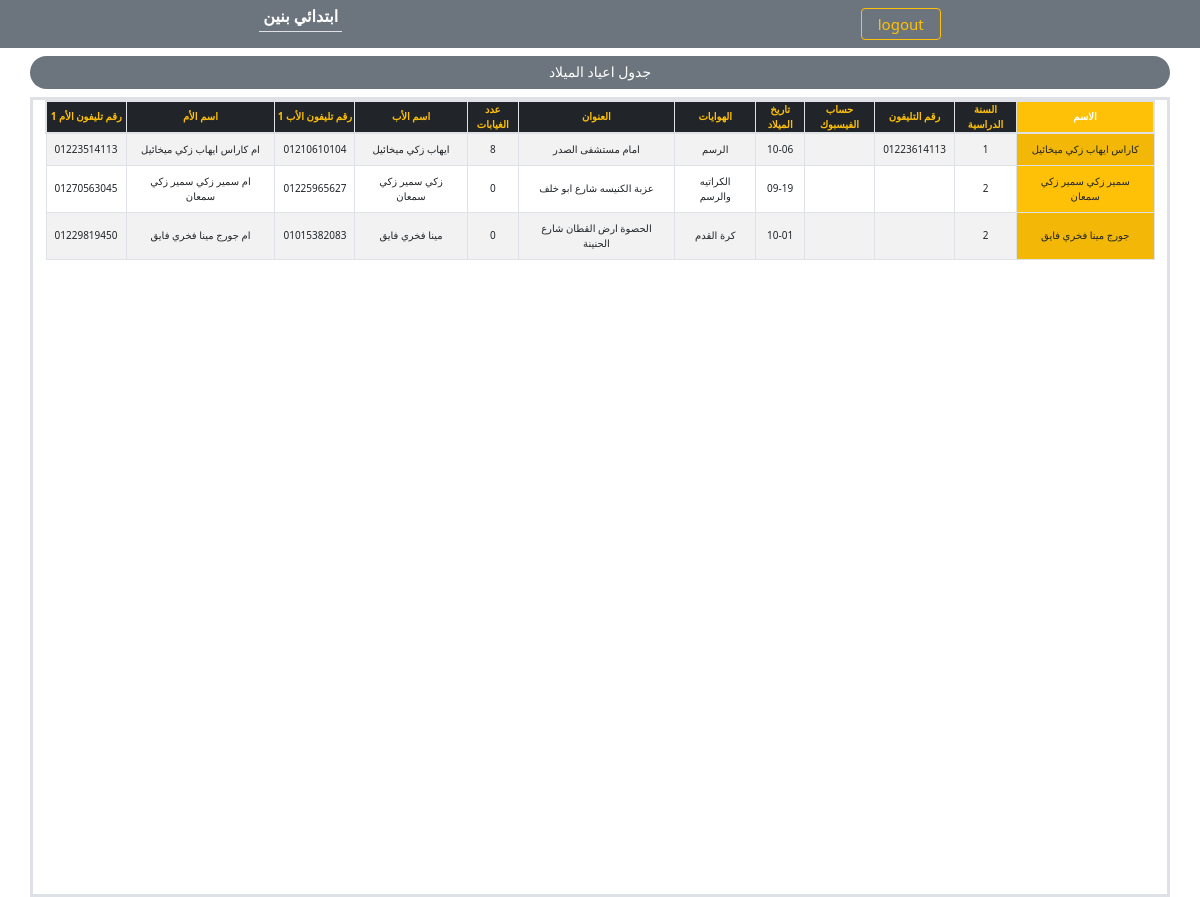
Before: /project2/ebtda2y/birthdays/ (signed in) with the older database file.
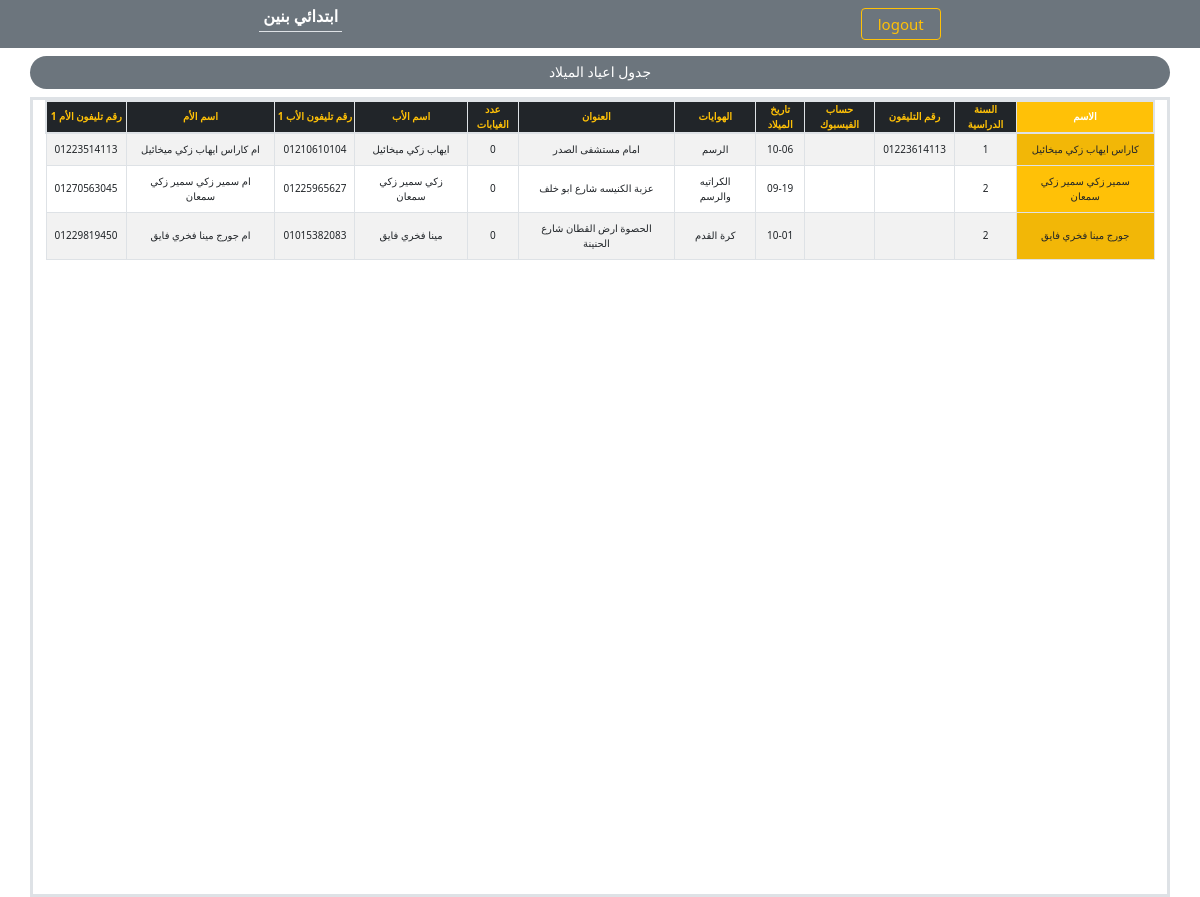
After: the same page with the newer database file.
### project2/models.py (models this page shows, shortened)
class Student(models.Model):
    CONFESSION_FATHER_CHOICES = (
        ('لا يوجد', 'لا يوجد'),
        ('ابونا تاردس', 'ابونا تادرس'),
        ('ابونا سيرافيم', 'ابونا سيرافيم'),
        ('ابونا تيمثاوس', 'ابونا تيمثاوس'),
        ('اب كاهن اخر', 'اب كاهن اخر'),
    )
    ACADEMIC_YEAR_CHOICES = (
        (-2, '-2'),
        (-1, '-1'),
        (1, '1'),
        (2, '2'),
        (3, '3'),
        (4, '4'),
        (5, '5'),
        (6, '6'),
    )
    SCHOOL_CHOICES = (
        ("الاسقفية","الاسقفية"),
        ("الاقباط الابتدائية","الاقباط الابتدائية"),
        ("التحرير","التحرير"),
        ("هابي سكول","هابي سكول"),
        ("برهيم التجريبية","برهيم التجريبية"),
        ("سدود التجريبية","سدود التجريبية"),
        ("الشيخ زويل","الشيخ زويل"),
        ("اخري","اخري"),
    )
    name = models.CharField(max_length=100)
    gender = models.CharField(max_length=6, choices=GENDER_CHOICES, default="male")
    academic_year = models.IntegerField(choices=ACADEMIC_YEAR_CHOICES)
    phone_number = models.CharField(max_length=11, blank=True)
    phone_number2 = models.CharField(max_length=11, blank=True)
    facebook_profile = models.CharField(max_length=255,blank=True)
    date_of_birth = models.DateField(default = date(2000, 1, 1), blank=True)
    school_name = models.CharField(max_length=255, choices=SCHOOL_CHOICES,blank=True)
    confession_father = models.CharField(max_length=15, choices=CONFESSION_FATHER_CHOICES, default="لا يوجد", blank=True)
    hobbies = models.CharField(max_length=255,blank=True)
    health_problems = models.CharField(max_length=255,default="لا يوجد", blank=True)
    home_town = models.CharField(max_length=255,default="منوف", blank=True)
    home_region = models.CharField(max_length=255,blank=True)
    home_address = models.CharField(max_length=255,blank=True)
    how_to_church = models.CharField(max_length=255,blank=True)
    registered_in_church_list = models.BooleanField(default=False)
    absences = models.IntegerField(default=0, blank=True, null=True)
    attendance_rate = models.FloatField(default=0.0, blank=True, null=True)
    responsible_servant = models.CharField(max_length=100, blank=True)
    brothers = models.ManyToManyField('self', symmetrical=True, blank=True, default=list)
    notes = models.TextField(blank=True, default='')
    father_name = models.CharField(max_length=100,blank=True)
    father_phone_number1 = models.CharField(max_length=11, blank=True)
    father_phone_number2 = models.CharField(max_length=11, blank=True)
    father_facebook_profile = models.CharField(max_length=255,blank=True)
    father_job = models.CharField(max_length=100, blank=True)
    father_alive = models.BooleanField(default=True)
    father_notes = models.TextField(blank=True)
    mother_name = models.CharField(max_length=100,blank=True)
    mother_phone_number1 = models.CharField(max_length=11, blank=True)
    mother_phone_number2 = models.CharField(max_length=11, blank=True)
    mother_facebook_profile = models.CharField(max_length=255,blank=True)
    mother_job = models.CharField(max_length=100, blank=True)
    mother_alive = models.BooleanField(default=True)
    mother_notes = models.TextField(blank=True)

### project2/views.py (the view)
# urls.py: path('ebtda2y/birthdays/', views.birthdays, name="birthdays"),
@specific_username_required
def birthdays (request):
    current_month = date.today().month
    target_months = [current_month, (current_month + 1) % 12, (current_month + 2) % 12]
    matching_students = Student.objects.filter(Q(date_of_birth__month__in=target_months) & Q(academic_year__range=(-2,2)))
    for student in matching_students:
        student.date_of_birth_sortable = student.date_of_birth.strftime("%m-%d")
    return render(request, "project2/birthdays.html", {'matching_students':matching_students})

### project2/views.py (called while the page is built)
def specific_username_required(view_func):
    @wraps(view_func)
    def _wrapped_view(request, *args, **kwargs):
        user = request.user
        if user.username == 'khadem':
            return view_func(request, *args, **kwargs)
        else:
            return HttpResponse("You are not authorized to access this view.")
    return _wrapped_view  # Remove login_required here

### project2/templates/project2/birthdays.html (shortened to what this page needs)
{% extends 'project2/base.html' %}
{% block content %}
    <div class="conatiner d-flex justify-content-center" style="width: 100vw;">
        <h4 class="text-center bg-secondary text-white container text-truncate px-4 py-2 mt-2 rounded-pill" style="font-size: 14px;"> جدول اعياد الميلاد </h4>
    </div>
    <div class="container border border-3 vh-100 vw-100 overflow-auto">
        <table class=" table table-striped overflow-auto table-hover table-bordered align-middle table-responsive" id="table_id" style="direction: rtl; max-width: 100%; font-size: 10px;">
            <thead class="table-dark text-center align-middle text-warning custom-fs-sm position-sticky top-0">
                <tr class="container border border-2 h-5">
                    {% if user.is_authenticated and user.username == "khadem" %}
                        <th class=" bg-warning text-white mx-5 position-sticky start-0 z-index-2"> الاسم </th>
                        <th> السنة الدراسية </th>
                        <th> رقم التليفون </th>
                        <th> حساب الفيسبوك </th>
                        <th> تاريخ الميلاد </th>
                        <th> الهوايات </th>
                        <th> العنوان </th>
                        <th> عدد الغيابات </th>
                        <th> اسم الأب </th>
                        <th> رقم تليفون الأب 1 </th>
                        <th> اسم الأم </th>
                        <th> رقم تليفون الأم 1 </th>
                    {% endif %}
                </tr>
            </thead>
            <tbody class="text-center">
                {% for student in matching_students %}
                    <tr class="">
                        {% if user.is_authenticated and user.username == "khadem" %}
                            <td class="bg-warning text-black position-sticky start-0">{{ student.name }}</td>
                            <td>{{ student.academic_year }}</td>
                            <td>{{ student.phone_number }}</td>
                            <td>{{ student.facebook_profile }}</td>
                            <td>{{ student.date_of_birth_sortable  }}</td>
                            <td>{{ student.hobbies }}</td>
                            <td>{{ student.home_address }}</td>
                            <td>{{ student.absences }}</td>
                            <td class="father-name-col">{{ student.father_name }}</td>
                            <td>{{ student.father_phone_number1 }}</td>
                            <td class="mother-name-col">{{ student.mother_name }}</td>
                            <td>{{ student.mother_phone_number1 }}</td>
                        {% endif %}
                    </tr>
                {% endfor %}
            </tbody>
        </table>
    </div>
{% endblock %}

Changed rows visible on the page:
changed Student "كاراس ايهاب زكي ميخائيل": absences "8" → "0"
